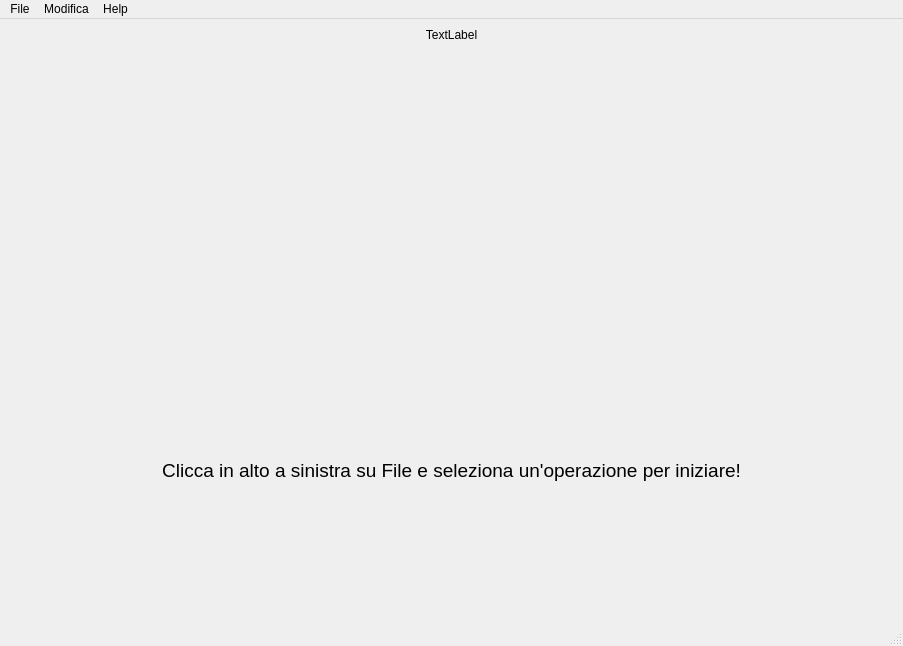
<?xml version="1.0" encoding="UTF-8"?>
<ui version="4.0">
 <class>MainWindow</class>
 <widget class="QMainWindow" name="MainWindow">
  <property name="geometry">
   <rect>
    <x>0</x>
    <y>0</y>
    <width>903</width>
    <height>646</height>
   </rect>
  </property>
  <property name="windowTitle">
   <string>MainWindow</string>
  </property>
  <widget class="QWidget" name="centralwidget">
   <layout class="QVBoxLayout" name="verticalLayout">
    <item>
     <widget class="QLabel" name="label">
      <property name="text">
       <string>TextLabel</string>
      </property>
      <property name="alignment">
       <set>Qt::AlignHCenter|Qt::AlignTop</set>
      </property>
     </widget>
    </item>
    <item>
     <widget class="QLabel" name="label_2">
      <property name="font">
       <font>
        <pointsize>14</pointsize>
       </font>
      </property>
      <property name="text">
       <string>Clicca in alto a sinistra su File e seleziona un'operazione per iniziare!</string>
      </property>
      <property name="alignment">
       <set>Qt::AlignCenter</set>
      </property>
      <property name="margin">
       <number>0</number>
      </property>
     </widget>
    </item>
   </layout>
  </widget>
  <widget class="QMenuBar" name="menubar">
   <property name="geometry">
    <rect>
     <x>0</x>
     <y>0</y>
     <width>903</width>
     <height>26</height>
    </rect>
   </property>
   <widget class="QMenu" name="menuOperazioni">
    <property name="title">
     <string>File</string>
    </property>
    <addaction name="actioninserisci"/>
    <addaction name="actionRicerca"/>
    <addaction name="actionElimina"/>
    <addaction name="separator"/>
    <addaction name="actionExit"/>
   </widget>
   <widget class="QMenu" name="menuHelp">
    <property name="title">
     <string>Help</string>
    </property>
    <addaction name="actionAbout_Our_Project"/>
   </widget>
   <widget class="QMenu" name="menuModifica">
    <property name="title">
     <string>Modifica</string>
    </property>
    <addaction name="actionVisualizza_Database"/>
   </widget>
   <addaction name="menuOperazioni"/>
   <addaction name="menuModifica"/>
   <addaction name="menuHelp"/>
  </widget>
  <widget class="QStatusBar" name="statusbar"/>
  <action name="actioninserisci">
   <property name="text">
    <string>Inserisci</string>
   </property>
  </action>
  <action name="actionRicerca">
   <property name="text">
    <string>Ricerca</string>
   </property>
  </action>
  <action name="actionElimina">
   <property name="text">
    <string>Elimina</string>
   </property>
  </action>
  <action name="actionAbout_Our_Project">
   <property name="text">
    <string>About Our Project</string>
   </property>
  </action>
  <action name="actionExit">
   <property name="text">
    <string>Exit</string>
   </property>
  </action>
  <action name="actionVisualizza_Database">
   <property name="text">
    <string>Visualizza Database</string>
   </property>
  </action>
 </widget>
 <resources/>
 <connections/>
</ui>
